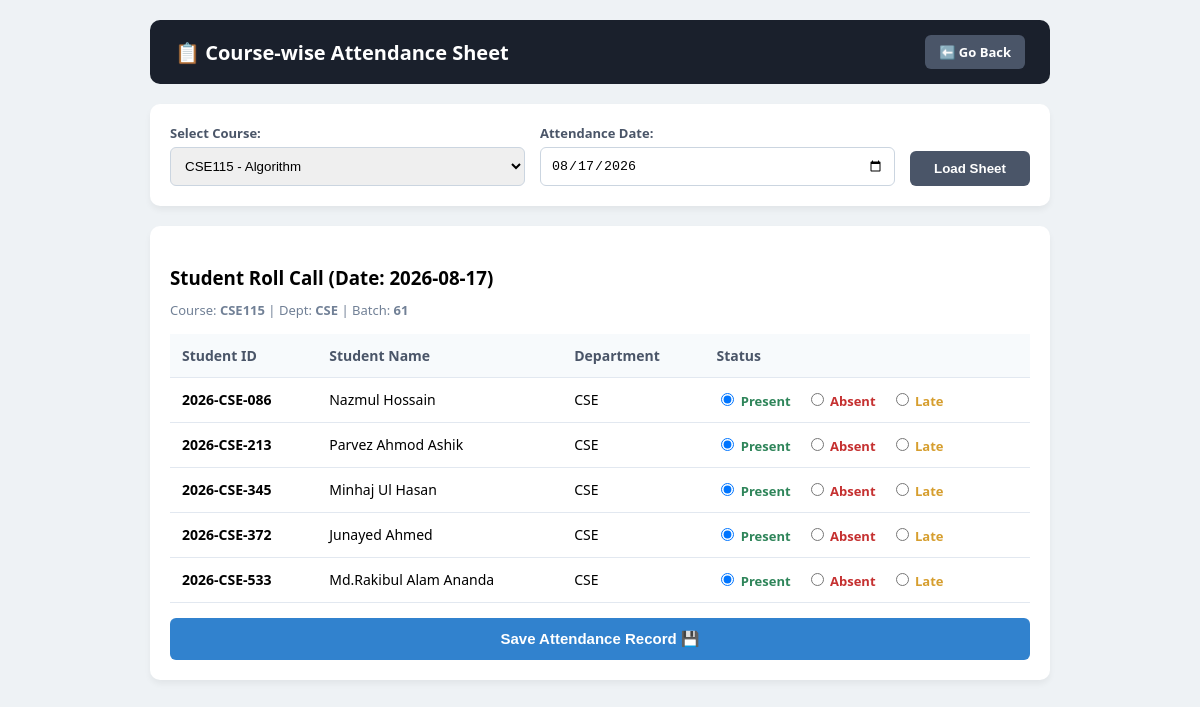
The app's page /take_attendance.php?course_id=5 (signed in), older data.
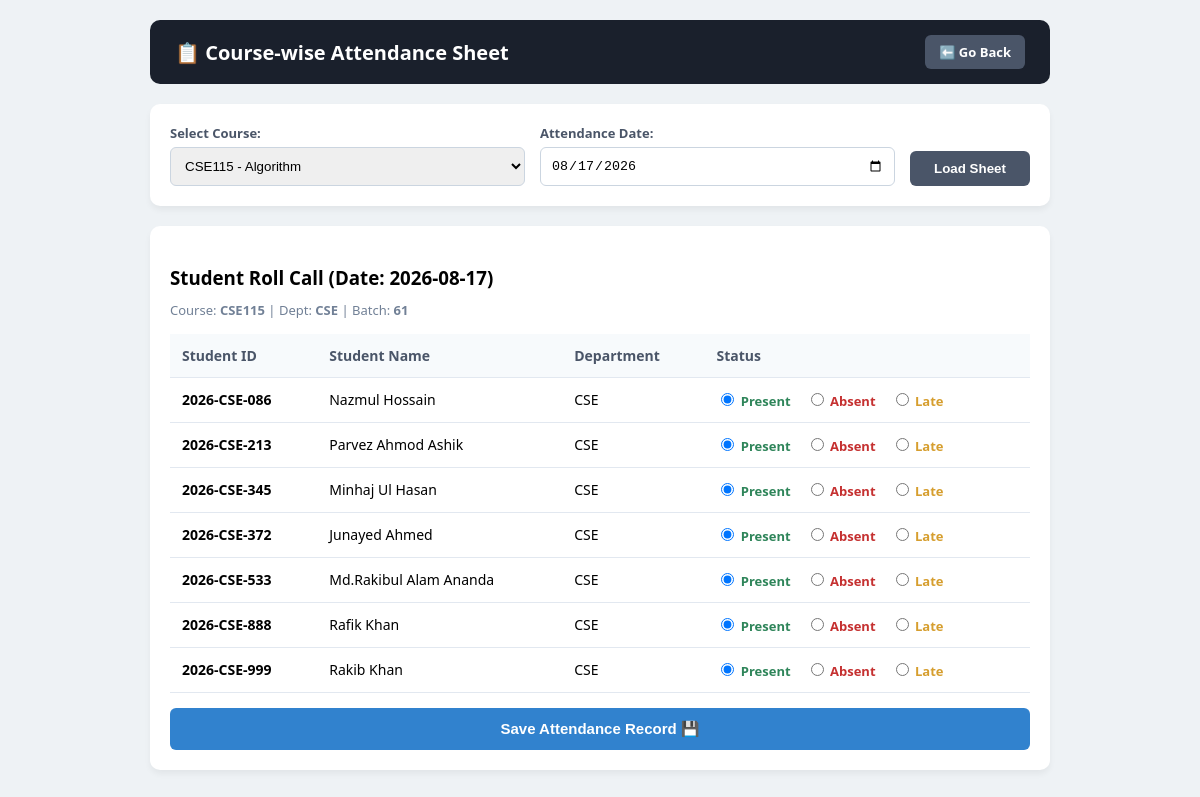
The same page, newer data.
### tables this page shows
CREATE TABLE `students` (
  `id` int(11) NOT NULL,
  `student_id` varchar(50) NOT NULL,
  `name` varchar(100) NOT NULL,
  `email` varchar(100) DEFAULT NULL,
  `department` varchar(50) DEFAULT NULL,
  `created_at` timestamp NOT NULL DEFAULT current_timestamp(),
  `batch` varchar(20) DEFAULT '60'
);

### take_attendance.php (the view, shortened to what the changed rows need)
<?php
require_once 'config.php';
$selected_course_id = $_GET['course_id'] ?? '';
$students_res = null;
$existing_attendance = [];
if (!empty($selected_course_id)) {
    $c_stmt = $conn->prepare("SELECT * FROM courses WHERE id = ?");
    if ($c_stmt) {
        $c_stmt->bind_param("i", $selected_course_id);
        $c_stmt->execute();
        $c_res = $c_stmt->get_result();
        if ($c_res && $c_res->num_rows > 0) {
            $selected_course_info = $c_res->fetch_assoc();
            $course_dept = $selected_course_info['department'] ?? $selected_course_info['department_id'] ?? '';
            $course_batch = $selected_course_info['batch'] ?? '';
            if (!empty($course_dept) && !empty($course_batch)) {
                $st_stmt = $conn->prepare("SELECT s.student_id, s.name, s.department, s.batch
                                           FROM students s
                                           WHERE s.department = ? AND s.batch = ?
                                           ORDER BY s.student_id ASC");
                if ($st_stmt) {
                    $st_stmt->bind_param("ss", $course_dept, $course_batch);
                    $st_stmt->execute();
                    $students_res = $st_stmt->get_result();
                }
            } elseif (!empty($course_batch)) {
                $st_stmt = $conn->prepare("SELECT s.student_id, s.name, s.department, s.batch
                                           FROM students s
                                           WHERE s.batch = ?
                                           ORDER BY s.student_id ASC");
                if ($st_stmt) {
                    $st_stmt->bind_param("s", $course_batch);
                    $st_stmt->execute();
                    $students_res = $st_stmt->get_result();
                }
            }
        }
    }
}
?>
<!DOCTYPE html>
<html lang="en">
<head>
</head>
<body>
<div class="container">
    <div class="header">
        <h2>📋 Course-wise Attendance Sheet</h2>
    </div>
    <?php if(!empty($selected_course_id)): ?>
        <div class="card">
            <form method="POST" action="">
                <table>
                    <thead>
                        <tr>
                            <th>Student ID</th>
                            <th>Student Name</th>
                            <th>Department</th>
                            <th>Status</th>
                        </tr>
                    </thead>
                    <tbody>
                        <?php if($students_res && $students_res->num_rows > 0): ?>
                            <?php while($st = $students_res->fetch_assoc()):
                                $st_id = $st['student_id'];
                                $current_status = $existing_attendance[$st_id] ?? 'Present';
                            ?>
                                <tr>
                                    <td><b><?php echo htmlspecialchars($st_id); ?></b></td>
                                    <td><?php echo htmlspecialchars($st['name'] ?? 'N/A'); ?></td>
                                    <td><?php echo htmlspecialchars($st['department'] ?? 'CSE'); ?></td>
                                    <td>
                                        <div class="radio-group">
                                            <label class="radio-present">
                                                <input type="radio" name="status[<?php echo $st_id; ?>]" value="Present" <?php echo ($current_status === 'Present') ? 'checked' : ''; ?>> Present
                                            </label>
                                            <label class="radio-absent">
                                                <input type="radio" name="status[<?php echo $st_id; ?>]" value="Absent" <?php echo ($current_status === 'Absent') ? 'checked' : ''; ?>> Absent
                                            </label>
                                            <label class="radio-late">
                                                <input type="radio" name="status[<?php echo $st_id; ?>]" value="Late" <?php echo ($current_status === 'Late') ? 'checked' : ''; ?>> Late
                                            </label>
                                        </div>
                                    </td>
                                </tr>
                            <?php endwhile; ?>
                        <?php else: ?>
                            <tr><td colspan="4" style="text-align: center; color: #718096;">No enrolled students found for this course's department/batch.</td></tr>
                        <?php endif; ?>
                    </tbody>
                </table>
            </form>
        </div>
    <?php endif; ?>
</div>
</body>
</html>

Row changes from the older to the newer data that the page shows:
added students: student "2026-CSE-888", name "Rafik Khan", department "CSE", student_id "☑ Present", student_id "☐ Absent", student_id "☐ Late"
added students: student "2026-CSE-999", name "Rakib Khan", department "CSE", student_id "☑ Present", student_id "☐ Absent", student_id "☐ Late"
